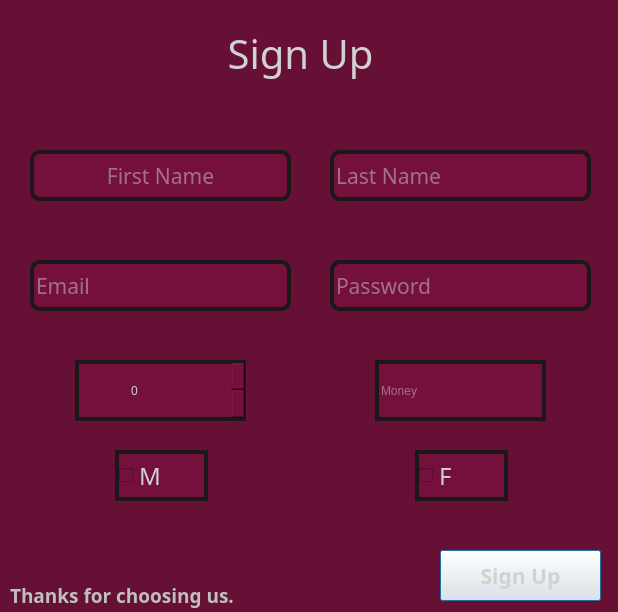
<?xml version="1.0" encoding="UTF-8"?>
<ui version="4.0">
 <class>SignUpDialog</class>
 <widget class="QDialog" name="SignUpDialog">
  <property name="geometry">
   <rect>
    <x>0</x>
    <y>0</y>
    <width>618</width>
    <height>612</height>
   </rect>
  </property>
  <property name="windowTitle">
   <string>Dialog</string>
  </property>
  <property name="styleSheet">
   <string notr="true">QDialog {
	background-color: rgb(102, 16, 53);
}</string>
  </property>
  <widget class="QLabel" name="titleLabel">
   <property name="geometry">
    <rect>
     <x>125</x>
     <y>20</y>
     <width>351</width>
     <height>71</height>
    </rect>
   </property>
   <property name="font">
    <font>
     <family>HP Simplified Jpan</family>
     <pointsize>30</pointsize>
     <bold>false</bold>
    </font>
   </property>
   <property name="styleSheet">
    <string notr="true">QLabel {
background-color: rgb(102, 16, 53);
color: rgb(209, 209, 209);
border: 5px solid '#000000';
border-radius: 16px;
padding-bottom: 4px;
}

QLabel::hover {
background-color: rgb(84, 13, 43);
}</string>
   </property>
   <property name="text">
    <string>Sign Up</string>
   </property>
   <property name="scaledContents">
    <bool>false</bool>
   </property>
   <property name="alignment">
    <set>Qt::AlignCenter</set>
   </property>
   <property name="wordWrap">
    <bool>false</bool>
   </property>
  </widget>
  <widget class="QPushButton" name="signUpBtn">
   <property name="geometry">
    <rect>
     <x>440</x>
     <y>550</y>
     <width>161</width>
     <height>51</height>
    </rect>
   </property>
   <property name="font">
    <font>
     <family>HP Simplified Jpan</family>
     <pointsize>16</pointsize>
     <bold>true</bold>
    </font>
   </property>
   <property name="styleSheet">
    <string notr="true">QPushButton {
background: '#75103c';
color: rgb(209, 209, 209);
border: 4px solid '#1a1818';
}

QPushButton::hover {
background-color: rgb(84, 13, 43);
}</string>
   </property>
   <property name="text">
    <string>Sign Up</string>
   </property>
  </widget>
  <widget class="QLineEdit" name="moneyBox">
   <property name="geometry">
    <rect>
     <x>375</x>
     <y>360</y>
     <width>171</width>
     <height>61</height>
    </rect>
   </property>
   <property name="styleSheet">
    <string notr="true">QLineEdit {
	font: 16pt &quot;HP Simpified Jpan&quot;;
	border: 4px solid rgb(26, 24, 24);
	background: rgb(117, 16, 60);
	color: rgb(209, 209, 209);
}

QLineEdit::hover {
border: 4px solid '#000000';
}

QLineEdit::focus {
border: 4px solid '#000000';
}</string>
   </property>
   <property name="placeholderText">
    <string>Money</string>
   </property>
  </widget>
  <widget class="QLineEdit" name="passBox">
   <property name="geometry">
    <rect>
     <x>330</x>
     <y>260</y>
     <width>261</width>
     <height>51</height>
    </rect>
   </property>
   <property name="font">
    <font>
     <family>HP Simpified Jpan</family>
     <pointsize>16</pointsize>
     <italic>false</italic>
     <bold>false</bold>
    </font>
   </property>
   <property name="styleSheet">
    <string notr="true">QLineEdit {
	font: 16pt &quot;HP Simpified Jpan&quot;;
	border: 4px solid rgb(26, 24, 24);
	border-radius: 10px;
	background: rgb(117, 16, 60);
	color: rgb(209, 209, 209);
}

QLineEdit::hover {
border: 4px solid '#000000';
}

QLineEdit::focus {
border: 4px solid '#000000';
}</string>
   </property>
   <property name="echoMode">
    <enum>QLineEdit::Password</enum>
   </property>
   <property name="placeholderText">
    <string>Password</string>
   </property>
  </widget>
  <widget class="QLineEdit" name="emailBox">
   <property name="geometry">
    <rect>
     <x>30</x>
     <y>260</y>
     <width>261</width>
     <height>51</height>
    </rect>
   </property>
   <property name="font">
    <font>
     <family>HP Simpified Jpan</family>
     <pointsize>16</pointsize>
     <italic>false</italic>
     <bold>false</bold>
    </font>
   </property>
   <property name="styleSheet">
    <string notr="true">QLineEdit {
	font: 16pt &quot;HP Simpified Jpan&quot;;
	border: 4px solid rgb(26, 24, 24);
	border-radius: 10px;
	background: rgb(117, 16, 60);
	color: rgb(209, 209, 209);
}

QLineEdit::hover {
border: 4px solid '#000000';
}

QLineEdit::focus {
border: 4px solid '#000000';
}</string>
   </property>
   <property name="placeholderText">
    <string>Email</string>
   </property>
  </widget>
  <widget class="QLineEdit" name="lastNameBox">
   <property name="geometry">
    <rect>
     <x>330</x>
     <y>150</y>
     <width>261</width>
     <height>51</height>
    </rect>
   </property>
   <property name="font">
    <font>
     <family>HP Simpified Jpan</family>
     <pointsize>16</pointsize>
     <italic>false</italic>
     <bold>false</bold>
    </font>
   </property>
   <property name="styleSheet">
    <string notr="true">QLineEdit {
	font: 16pt &quot;HP Simpified Jpan&quot;;
	border: 4px solid rgb(26, 24, 24);
	border-radius: 10px;
	background: rgb(117, 16, 60);
	color: rgb(209, 209, 209);
}

QLineEdit::hover {
border: 4px solid '#000000';
}

QLineEdit::focus {
border: 4px solid '#000000';
}</string>
   </property>
   <property name="placeholderText">
    <string>Last Name</string>
   </property>
  </widget>
  <widget class="QCheckBox" name="femaleBox">
   <property name="geometry">
    <rect>
     <x>415</x>
     <y>450</y>
     <width>93</width>
     <height>51</height>
    </rect>
   </property>
   <property name="font">
    <font>
     <family>HP Simplified Jpan</family>
     <pointsize>18</pointsize>
    </font>
   </property>
   <property name="styleSheet">
    <string notr="true">QCheckBox {
	border: 4px solid rgb(26, 24, 24);
	background: rgb(117, 16, 60);
	color: rgb(209, 209, 209);
}</string>
   </property>
   <property name="text">
    <string>F</string>
   </property>
  </widget>
  <widget class="QCheckBox" name="maleBox">
   <property name="geometry">
    <rect>
     <x>115</x>
     <y>450</y>
     <width>93</width>
     <height>51</height>
    </rect>
   </property>
   <property name="font">
    <font>
     <family>HP Simplified Jpan</family>
     <pointsize>18</pointsize>
    </font>
   </property>
   <property name="styleSheet">
    <string notr="true">QCheckBox {
	border: 4px solid rgb(26, 24, 24);
	background: rgb(117, 16, 60);
	color: rgb(209, 209, 209);
}</string>
   </property>
   <property name="text">
    <string>M</string>
   </property>
  </widget>
  <widget class="QSpinBox" name="ageBox">
   <property name="geometry">
    <rect>
     <x>75</x>
     <y>360</y>
     <width>171</width>
     <height>61</height>
    </rect>
   </property>
   <property name="styleSheet">
    <string notr="true">QSpinBox {
	border: 4px solid rgb(26, 24, 24);   
	padding-left: 50px;
	padding-top: 4px;
	padding-bottom: 4px;
	font: 700 16pt &quot;Roboto&quot;;
	background: rgb(117, 16, 60);
	color: rgb(209, 209, 209);
}</string>
   </property>
  </widget>
  <widget class="QLineEdit" name="firstNameBox">
   <property name="geometry">
    <rect>
     <x>30</x>
     <y>150</y>
     <width>261</width>
     <height>51</height>
    </rect>
   </property>
   <property name="font">
    <font>
     <family>HP Simpified Jpan</family>
     <pointsize>16</pointsize>
     <italic>false</italic>
     <bold>false</bold>
    </font>
   </property>
   <property name="styleSheet">
    <string notr="true">QLineEdit {
	font: 16pt &quot;HP Simpified Jpan&quot;;
	border: 4px solid rgb(26, 24, 24);
	border-radius: 10px;
	background: rgb(117, 16, 60);
	color: rgb(209, 209, 209);
}

QLineEdit::hover {
border: 4px solid '#000000';
}

QLineEdit::focus {
border: 4px solid '#000000';
}</string>
   </property>
   <property name="alignment">
    <set>Qt::AlignCenter</set>
   </property>
   <property name="placeholderText">
    <string>First Name</string>
   </property>
  </widget>
  <widget class="QLabel" name="label_8">
   <property name="geometry">
    <rect>
     <x>10</x>
     <y>580</y>
     <width>251</width>
     <height>31</height>
    </rect>
   </property>
   <property name="font">
    <font>
     <family>HP Simplified Jpan</family>
     <pointsize>14</pointsize>
     <bold>true</bold>
    </font>
   </property>
   <property name="styleSheet">
    <string notr="true">QLabel {
color: rgb(191, 191, 191)
}</string>
   </property>
   <property name="text">
    <string>Thanks for choosing us.</string>
   </property>
  </widget>
 </widget>
 <resources/>
 <connections/>
</ui>
